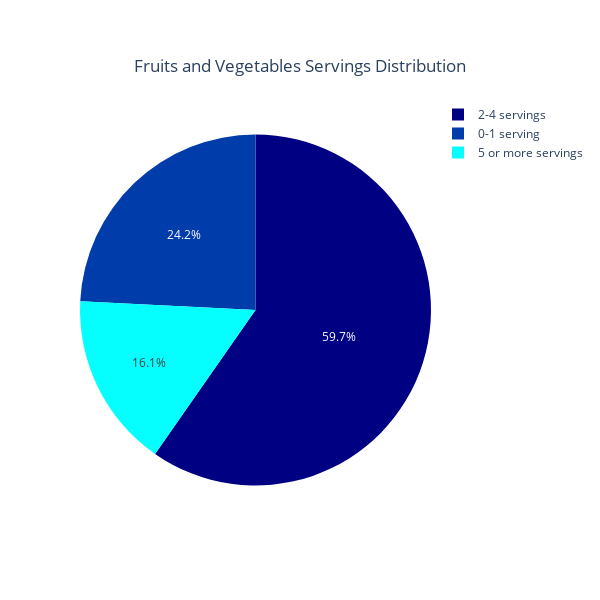

Here is the notebook cell this chart was saved with:
### Code cell
# Data
labels = ['0-1 serving', '2-4 servings', '5 or more servings']
percentages = [24.2, 59.7, 16.1]

# Create a DataFrame
data = {'Servings': labels, 'Percentage': percentages}
df = pd.DataFrame(data)

# Plotting the pie chart
fig = px.pie(df, values='Percentage', names='Servings',
             title='Fruits and Vegetables Servings Distribution',
             color_discrete_sequence=px.colors.sequential.Jet, 
             height=600, width=600)

# Update layout
fig.update_layout(
    title_x=0.5,  # Center the title
    title_y=0.9,  # Adjust title position
    uniformtext_minsize=12,  # Set text size
    uniformtext_mode='hide'  # Hide text if it doesn't fit
)

fig.show()

### Figure 1 — Plotly figure (JSON) as saved in the notebook; plotly's stock layout.template omitted (floating-point values rounded to 4 significant figures)
{"data": [{"domain": {"x": [0, 1], "y": [0, 1]}, "hovertemplate": "Servings=%{label}<br>Percentage=%{value}<extra></extra>", "labels": ["0-1 serving", "2-4 servings", "5 or more servings"], "legendgroup": "", "name": "", "showlegend": true, "type": "pie", "values": [24.2, 59.7, 16.1]}], "layout": {"height": 600, "legend": {"tracegroupgap": 0}, "piecolorway": ["rgb(0,0,131)", "rgb(0,60,170)", "rgb(5,255,255)", "rgb(255,255,0)", "rgb(250,0,0)", "rgb(128,0,0)"], "title": {"text": "Fruits and Vegetables Servings Distribution", "x": 0.5, "y": 0.9}, "uniformtext": {"minsize": 12, "mode": "hide"}, "width": 600}}
